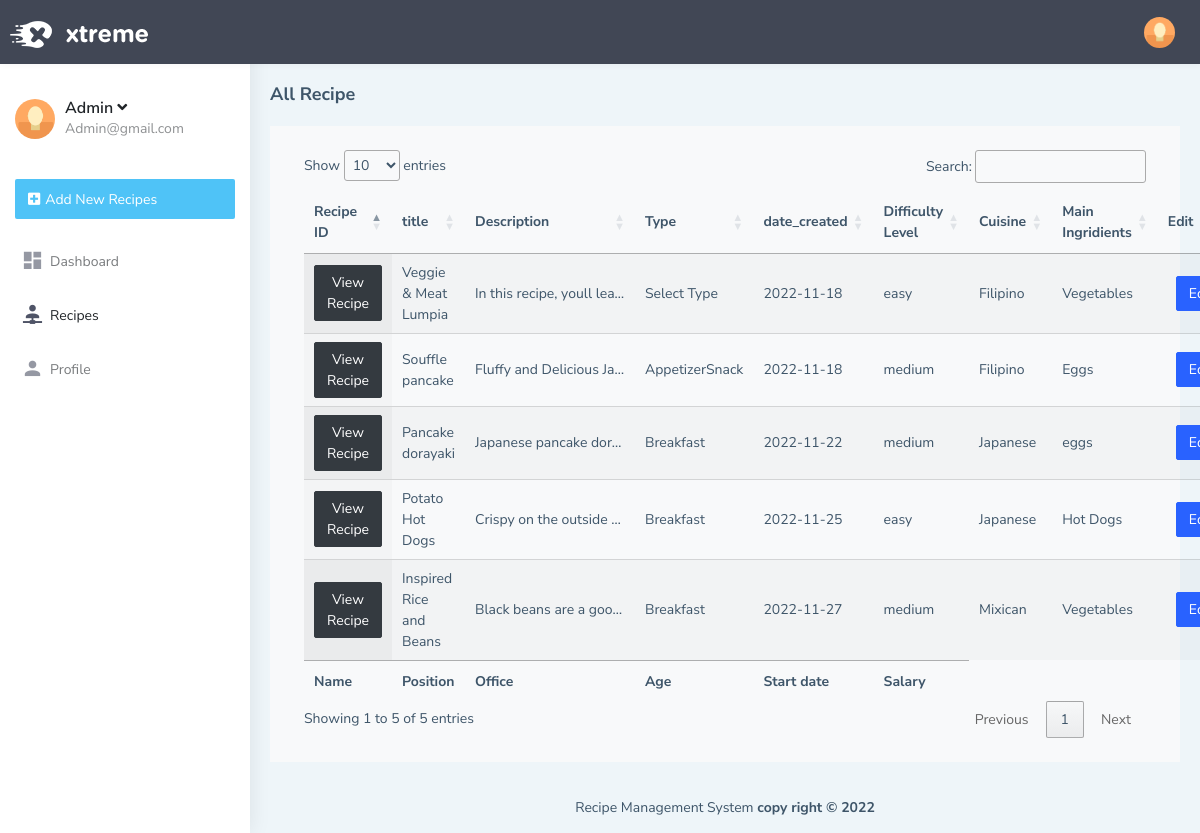
Screenshot of /server/recipes.php with the database file from the repository.
### tables this page shows
CREATE TABLE `recipe_tbl` (
  `recipe_id` int(11) NOT NULL,
  `title` varchar(200) DEFAULT NULL,
  `description` longtext DEFAULT NULL,
  `type` varchar(200) DEFAULT NULL,
  `date_created` date DEFAULT NULL,
  `difficulty_level` varchar(200) DEFAULT NULL,
  `cuisine` varchar(200) DEFAULT NULL,
  `video` varchar(200) DEFAULT NULL,
  `image` varchar(200) DEFAULT NULL,
  `mainIngridients` varchar(200) DEFAULT NULL
);

### server/recipes.php (the view, shortened to what this page needs)
<!DOCTYPE html>
<html dir="ltr" lang="en">
<head>
    <link href="./assets/libs/chartist/dist/chartist.min.css" rel="stylesheet" />
    <link href="./dist/css/style.min.css" rel="stylesheet" />
    <link rel="stylesheet" type="text/css" href="https://cdn.datatables.net/1.12.1/css/jquery.dataTables.css">
</head>
<body>
    <div id="main-wrapper" data-layout="vertical" data-navbarbg="skin5" data-sidebartype="full" data-sidebar-position="absolute" data-header-position="absolute" data-boxed-layout="full">
        <header class="topbar" data-navbarbg="skin5">
            <nav class="navbar top-navbar navbar-expand-md navbar-dark">
                <div class="navbar-header" data-logobg="skin5">
                    <a class="navbar-brand" href="index.html">
                        <b class="logo-icon">
                            <img src="./assets/images/logo-light-icon.png" alt="homepage" class="light-logo" />
                        </b>
                        <span class="logo-text">
                            <img src="./assets/images/logo-light-text.png" class="light-logo" alt="homepage" />
                        </span>
                    </a>
                </div>
                <div class="navbar-collapse collapse" id="navbarSupportedContent" data-navbarbg="skin5">
                    <ul class="navbar-nav float-end">
                        <li class="nav-item dropdown">
                            <a class="nav-link dropdown-toggle text-muted waves-effect waves-dark pro-pic" href="#" id="navbarDropdown" role="button" data-bs-toggle="dropdown" aria-expanded="false">
                                <img src="./assets/images/users/1.jpg" alt="user" class="rounded-circle" width="31" />
                            </a>
                        </li>
                    </ul>
                </div>
            </nav>
        </header>
        <aside class="left-sidebar" data-sidebarbg="skin6">
            <div class="scroll-sidebar">
                <nav class="sidebar-nav">
                    <ul id="sidebarnav">
                        <li>
                            <div class="user-profile d-flex no-block dropdown m-t-20">
                                <div class="user-pic">
                                    <img src="./assets/images/users/1.jpg" alt="users" class="rounded-circle" width="40" />
                                </div>
                                <div class="user-content hide-menu m-l-10">
                                    <a href="#" class="" id="Userdd" role="button" data-bs-toggle="dropdown" aria-haspopup="true" aria-expanded="false">
                                        <h5 class="m-b-0 user-name font-medium">
                                            Admin <i class="fa fa-angle-down"></i>
                                        </h5>
                                        <span class="op-5 user-email">Admin@gmail.com</span>
                                    </a>
                                </div>
                            </div>
                        </li>
                        <li class="p-15 m-t-10">
                            <a href="addRecipes.php" class="btn d-block w-100 create-btn text-white no-block d-flex align-items-center"><i class="fa fa-plus-square"></i>
                                <span class="hide-menu m-l-5">Add New Recipes</span>
                            </a>
                        </li>
                        <li class="sidebar-item">
                            <a class="sidebar-link waves-effect waves-dark sidebar-link" href="index.html" aria-expanded="false"><i class="mdi mdi-view-dashboard"></i><span class="hide-menu">Dashboard</span></a>
                        </li>
                        <li class="sidebar-item">
                            <a class="sidebar-link waves-effect waves-dark sidebar-link" href="recipes.php" aria-expanded="false"><i class="mdi mdi-account-network"></i><span class="hide-menu">Recipes</span></a>
                        </li>
                        <li class="sidebar-item">
                            <a class="sidebar-link waves-effect waves-dark sidebar-link" href="pages-profile.html" aria-expanded="false"><i class="mdi mdi-account"></i><span class="hide-menu">Profile</span></a>
                        </li>
                    </ul>
                </nav>
            </div>
        </aside>
        <div class="page-wrapper">
            <div class="page-breadcrumb">
                <div class="row align-items-center">
                    <div class="col-5">
                        <h4 class="page-title">All Recipe</h4>
                    </div>
                </div>
            </div>
            <div class="container-fluid">
                <div class="container ">
                    <div class="row bg-light p-4">
                        <table id="example" class="display " style="width:100%">
                            <thead>
                                <tr>
                                    <th>Recipe ID</th>
                                    <th>title</th>
                                    <th>Description</th>
                                    <th>Type</th>
                                    <th>date_created</th>
                                    <th>Difficulty Level</th>
                                    <th>Cuisine</th>
                                    <th>Main Ingridients</th>
                                    <th>Edit</th>
                                </tr>
                            </thead>
                            <tbody>
                                <?php
                                $sql = "SELECT * FROM recipe_tbl";
                                $result = $conn->query($sql);
                                if ($result->num_rows > 0) {
                                    while ($row = $result->fetch_assoc()) {
                                ?>
                                        <tr>
                                            <td> <a href="recipeInfo.php?id=<?= $row['recipe_id'] ?>&image=<?= $row['image'] ?>" class=" btn btn-dark text-white">View Recipe</a></td>
                                            <td><?= $row['title'] ?></td>
                                            <td><span class="d-block text-truncate" style="max-width: 150px;">
                                                    <?= $row['description'] ?>
                                                </span></td>
                                            <td><?= $row['type'] ?></td>
                                            <td><?= $row['date_created'] ?></td>
                                            <td><?= $row['difficulty_level'] ?></td>
                                            <td><?= $row['cuisine'] ?></td>
                                            <td><?= $row['mainIngridients'] ?></td>
                                            <td>
                                                <div class="d-flex justify-content-between align-items-center flex-row ">
                                                    <a href="editRecipes.php?id=<?= $row['recipe_id'] ?>&image=<?= $row['image'] ?>" class="mx-2 btn btn-info">Edit</a>
                                                </div>
                                            </td>
                                        </tr>
                                <?php
                                    }
                                } else {
                                }
                                $conn->close(); ?>
                            </tbody>
                            <tfoot>
                                <tr>
                                    <th>Name</th>
                                    <th>Position</th>
                                    <th>Office</th>
                                    <th>Age</th>
                                    <th>Start date</th>
                                    <th>Salary</th>
                                </tr>
                            </tfoot>
                        </table>
                    </div>
                </div>
            </div>
            <footer class="footer text-center">
                Recipe Management System <strong>copy right &copy 2022</strong>
            </footer>
        </div>
    </div>
</body>
</html>

### rows the page displays
recipe_tbl: title "Veggie & Meat Lumpia", description "In this recipe, youll lea…", type "Select Type", date_created "2022-11-18", difficulty_level "easy", cuisine "Filipino", mainIngridients "Vegetables"
recipe_tbl: title "Souffle pancake", description "Fluffy and Delicious Ja…", type "AppetizerSnack", date_created "2022-11-18", difficulty_level "medium", cuisine "Filipino", mainIngridients "Eggs"
recipe_tbl: title "Pancake dorayaki", description "Japanese pancake dor…", type "Breakfast", date_created "2022-11-22", difficulty_level "medium", cuisine "Japanese", mainIngridients "eggs"
recipe_tbl: title "Potato Hot Dogs", description "Crispy on the outside…", type "Breakfast", date_created "2022-11-25", difficulty_level "easy", cuisine "Japanese", mainIngridients "Hot Dogs"
recipe_tbl: title "Inspired Rice and Beans", description "Black beans are a goo…", type "Breakfast", date_created "2022-11-27", difficulty_level "medium", cuisine "Mixican", mainIngridients "Vegetables"
